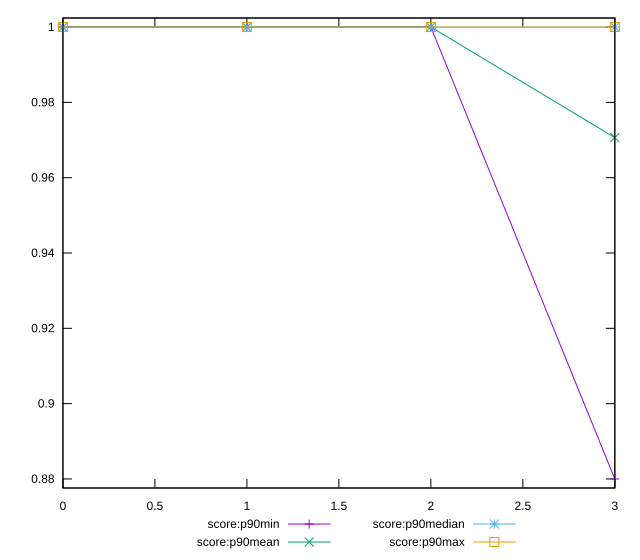

The gnuplot source for this figure:
reset

$scoreP90Min <<EOF
0 1
1 1
2 1
3 0.88
EOF

$scoreP90Mean <<EOF
0 1
1 1
2 1
3 0.9706382978723403
EOF

$scoreP90Median <<EOF
0 1
1 1
2 1
3 1
EOF

$scoreP90Max <<EOF
0 1
1 1
2 1
3 1
EOF

set key outside below
set xrange [0:3]
set yrange [0.8776:1.0024]
set trange [0.8776:1.0024]
set terminal svg size 640, 560 enhanced background rgb 'white'
set output "reports/report_00028_2021-02-24T12-49-42.674Z/legacy-javascript/progression/score.svg"

plot $scoreP90Min title "score:p90min" with linespoints, \
     $scoreP90Mean title "score:p90mean" with linespoints, \
     $scoreP90Median title "score:p90median" with linespoints, \
     $scoreP90Max title "score:p90max" with linespoints

reset
